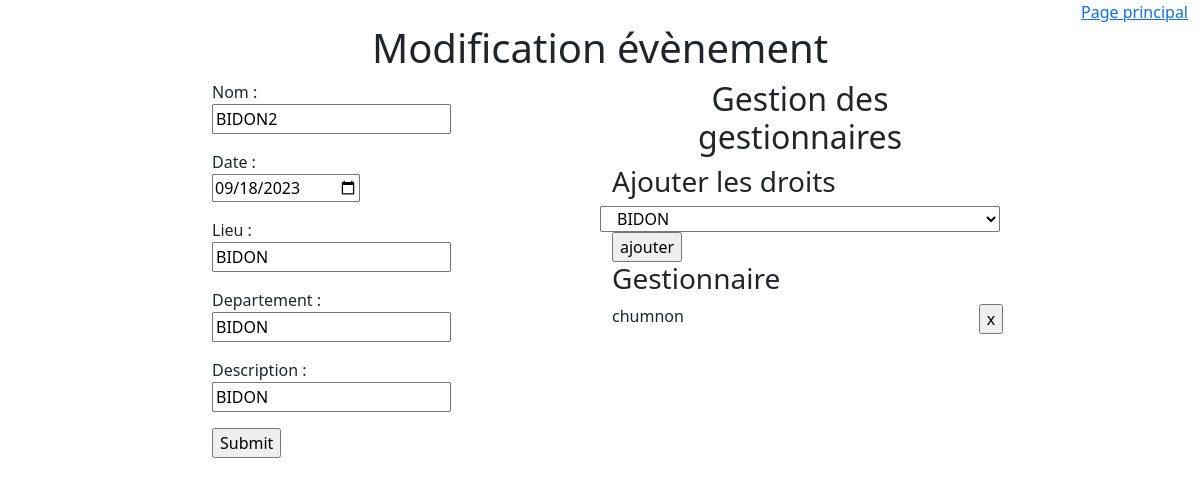
The page /modEvent.php?id=2 (signed in) on the database as committed earlier.
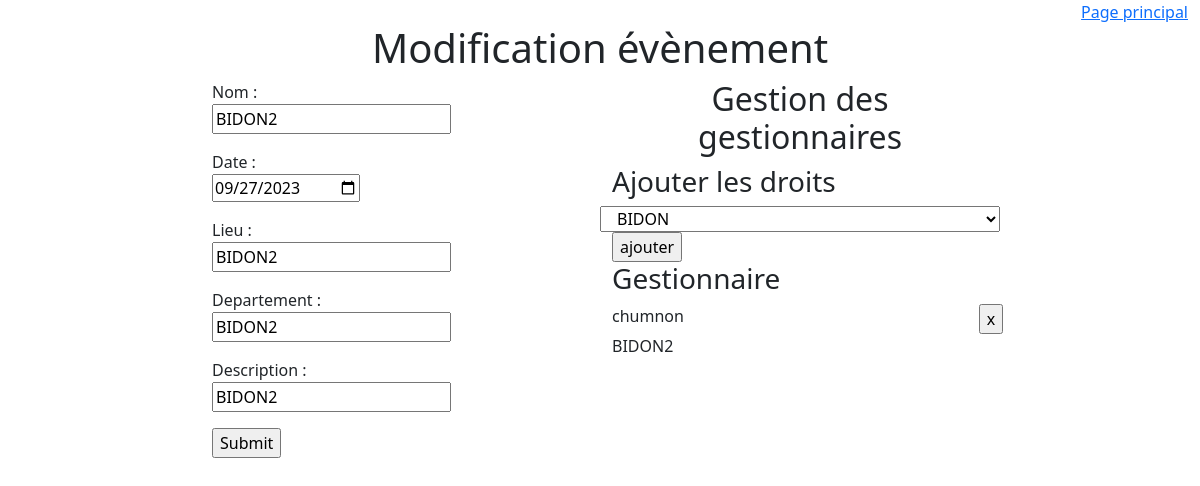
The same page on the database as committed later.
### tables this page shows
CREATE TABLE `evenement` (
  `nom` varchar(64) NOT NULL,
  `date` date NOT NULL,
  `lieu` varchar(128) NOT NULL,
  `departement` varchar(64) NOT NULL,
  `description` varchar(255) NOT NULL,
  `avisParticipant` varchar(4) NOT NULL,
  `avisOrganisateur` varchar(4) NOT NULL,
  `id` int(11) NOT NULL
);

CREATE TABLE `utilisateur` (
  `user` varchar(100) NOT NULL,
  `mdp` varchar(1024) NOT NULL,
  `id` int(11) NOT NULL
);

### modEvent.php (the view, shortened to what the changed rows need)
<!DOCTYPE html>
<html lang="en">
<head>
    <link href="https://cdn.jsdelivr.net/npm/bootstrap@5.0.2/dist/css/bootstrap.min.css" rel="stylesheet">
    <link href="style/style.css" rel="stylesheet">
</head>
<body>
    <?php
    if($_SESSION["connexion"] != true){
        ?>
        <h1>Vous n'êtes pas connecté</h1>
        <a href="connection.php">Page de connection</a>
        <?php
    } else {
        $servername = "localhost";
        $username = "root";
        $password = "root";
        $db = "appvote";
        $conn = new mysqli($servername, $username,$password,$db);
        if (isset($_GET['id'])){
            $id = $_GET['id'];
        } else if (isset ($_POST['id'])){
            $id = $_POST['id'];
        } else {
                $idErreur = "Erreur chargement de la page";
                $erreur = true;
        }
        $user = $_SESSION['user'];
        $conn->query('SET NAMES utf8');
        $monEvent = "SELECT nom, date, lieu, departement, description, id FROM evenement WHERE id LIKE '" . $id . "'";
        $listeUserMod = "SELECT user , id FROM utilisateur WHERE id IN (SELECT user FROM gestion WHERE evenement IN (SELECT id FROM evenement WHERE id LIKE '" . $id . "')) AND user NOT LIKE '" . $user . "'";
        $lEvent = $conn->query($monEvent)->fetch_assoc();
        $nom = $lEvent['nom'];
        $date =  $lEvent['date'];
        $lieu =  $lEvent['lieu'];
        $departement =  $lEvent['departement'];
        $description =  $lEvent['description'];
            $mod = $conn->query($listeUserMod);
            ?>
            <div class="container-fluid" style="text-align:center">
            <div class="row retour">
                    <div class="col-3 offset-md-9">
                        <a href="index.php">Page principal</a>
                    </div>
                </div>
            </div>
            <div class="container-fluid" style="text-align:center">
            <h1>Modification évènement</h1>
                <div class="row">
                <div class="offset-md-2 col-md-4">
                    <div class="row" style="text-align:left">
                        <form action="<?php echo htmlspecialchars($_SERVER["PHP_SELF"]);?>" method="post">
                                    Nom : </br> <input type="text" name="nom" maxLength="64" value="<?php echo $nom;?>"><br>
                                    Date : </br> <input type="date" name="date" value="<?php echo $date;?>"><br>
                                    Lieu : </br> <input type="text" name="lieu" maxLength="128" value="<?php echo $lieu;?>"><br>
                                    Departement : </br> <input type="text" name="departement" maxLength="64" value="<?php echo $departement;?>"><br>
                                    Description : </br> <input type="text" name="description" maxLength="255" value="<?php echo $description;?>"><br>
                                    <input type="submit" name="modEvent">
                        </form>
                    </div>
                </div>
            <?php
        }
        ?>
            <div class="col-md-4">
                <h2>Gestion des gestionnaires</h2>
                        <div class="row" style="text-align:left">
                            <?php
                            if ($mod->num_rows > 0){
                                while($row = $mod->fetch_assoc()){
                                ?>
                                <div class="container">
                                    <div class="row" >
                                        <div class="col-11">
                                            <a><?php echo $row['user']?></a>
                                        </div>
                                        <div class="col-1">
                                            <?php
                                            if ($row['id'] == $_SESSION['user']){
                                            } else {
                                            ?>
                                            <form action="<?php echo htmlspecialchars($_SERVER["PHP_SELF"]);?>" method="post">
                                                <input type="submit" name="sup" value="x">
                                            </form>
                                            <?php
                                            }
                                            ?>
                                        </div>
                                        </div>
                                    </div>
                                    <?php
                                }
                            } else {
                            ?>
                                <option value="-1">Aucun gestionnaire</option>
                            <?php
                            }
                            ?>
                        </div>
                    </div>
            </div>
</body>
</html>

Rows that differ between the two databases and show on the page:
changed evenement "BIDON2": date "09/18/2023" → "09/27/2023"; lieu "BIDON" → "BIDON2"; departement "BIDON" → "BIDON2"; description "BIDON" → "BIDON2"
now on this page (row unchanged): utilisateur: user "BIDON2"
